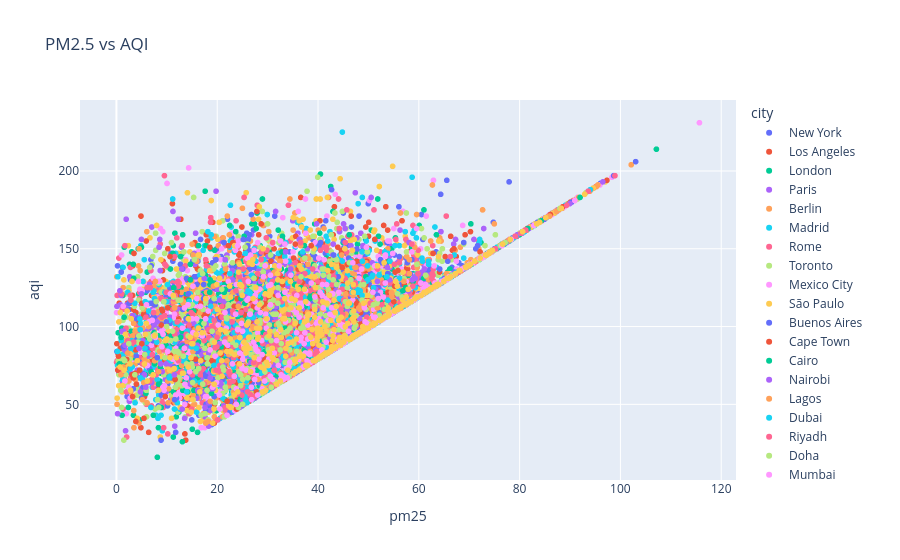

Here is the notebook cell this chart was saved with:
### Code cell
# Interactive Visualizations
fig = px.scatter(
    df,
    x='pm25',
    y='aqi',
    color='city',
    title='PM2.5 vs AQI'
)

fig.show()

### Figure 1 — Plotly figure (JSON) as saved in the notebook; plotly's stock layout.template omitted (floating-point values rounded to 4 significant figures; data arrays with more than 128 entries replaced by an {"elided": "..."} marker saying what was removed)
{"data": [{"hovertemplate": "city=New York<br>pm25=%{x}<br>aqi=%{y}<extra></extra>", "legendgroup": "New York", "marker": {"color": "#636efa", "symbol": "circle"}, "mode": "markers", "name": "New York", "showlegend": true, "type": "scattergl", "x": {"elided": "360 float values"}, "xaxis": "x", "y": {"elided": "360 int values"}, "yaxis": "y"}, {"hovertemplate": "city=Los Angeles<br>pm25=%{x}<br>aqi=%{y}<extra></extra>", "legendgroup": "Los Angeles", "marker": {"color": "#EF553B", "symbol": "circle"}, "mode": "markers", "name": "Los Angeles", "showlegend": true, "type": "scattergl", "x": {"elided": "360 float values"}, "xaxis": "x", "y": {"elided": "360 int values"}, "yaxis": "y"}, {"hovertemplate": "city=London<br>pm25=%{x}<br>aqi=%{y}<extra></extra>", "legendgroup": "London", "marker": {"color": "#00cc96", "symbol": "circle"}, "mode": "markers", "name": "London", "showlegend": true, "type": "scattergl", "x": {"elided": "360 float values"}, "xaxis": "x", "y": {"elided": "360 int values"}, "yaxis": "y"}, {"hovertemplate": "city=Paris<br>pm25=%{x}<br>aqi=%{y}<extra></extra>", "legendgroup": "Paris", "marker": {"color": "#ab63fa", "symbol": "circle"}, "mode": "markers", "name": "Paris", "showlegend": true, "type": "scattergl", "x": {"elided": "360 float values"}, "xaxis": "x", "y": {"elided": "360 int values"}, "yaxis": "y"}, {"hovertemplate": "city=Berlin<br>pm25=%{x}<br>aqi=%{y}<extra></extra>", "legendgroup": "Berlin", "marker": {"color": "#FFA15A", "symbol": "circle"}, "mode": "markers", "name": "Berlin", "showlegend": true, "type": "scattergl", "x": {"elided": "360 float values"}, "xaxis": "x", "y": {"elided": "360 int values"}, "yaxis": "y"}, {"hovertemplate": "city=Madrid<br>pm25=%{x}<br>aqi=%{y}<extra></extra>", "legendgroup": "Madrid", "marker": {"color": "#19d3f3", "symbol": "circle"}, "mode": "markers", "name": "Madrid", "showlegend": true, "type": "scattergl", "x": {"elided": "360 float values"}, "xaxis": "x", "y": {"elided": "360 int values"}, "yaxis": "y"}, {"hovertemplate": "city=Rome<br>pm25=%{x}<br>aqi=%{y}<extra></extra>", "legendgroup": "Rome", "marker": {"color": "#FF6692", "symbol": "circle"}, "mode": "markers", "name": "Rome", "showlegend": true, "type": "scattergl", "x": {"elided": "360 float values"}, "xaxis": "x", "y": {"elided": "360 int values"}, "yaxis": "y"}, {"hovertemplate": "city=Toronto<br>pm25=%{x}<br>aqi=%{y}<extra></extra>", "legendgroup": "Toronto", "marker": {"color": "#B6E880", "symbol": "circle"}, "mode": "markers", "name": "Toronto", "showlegend": true, "type": "scattergl", "x": {"elided": "360 float values"}, "xaxis": "x", "y": {"elided": "360 int values"}, "yaxis": "y"}, {"hovertemplate": "city=Mexico City<br>pm25=%{x}<br>aqi=%{y}<extra></extra>", "legendgroup": "Mexico City", "marker": {"color": "#FF97FF", "symbol": "circle"}, "mode": "markers", "name": "Mexico City", "showlegend": true, "type": "scattergl", "x": {"elided": "360 float values"}, "xaxis": "x", "y": {"elided": "360 int values"}, "yaxis": "y"}, {"hovertemplate": "city=São Paulo<br>pm25=%{x}<br>aqi=%{y}<extra></extra>", "legendgroup": "São Paulo", "marker": {"color": "#FECB52", "symbol": "circle"}, "mode": "markers", "name": "São Paulo", "showlegend": true, "type": "scattergl", "x": {"elided": "360 float values"}, "xaxis": "x", "y": {"elided": "360 int values"}, "yaxis": "y"}, {"hovertemplate": "city=Buenos Aires<br>pm25=%{x}<br>aqi=%{y}<extra></extra>", "legendgroup": "Buenos Aires", "marker": {"color": "#636efa", "symbol": "circle"}, "mode": "markers", "name": "Buenos Aires", "showlegend": true, "type": "scattergl", "x": {"elided": "360 float values"}, "xaxis": "x", "y": {"elided": "360 int values"}, "yaxis": "y"}, {"hovertemplate": "city=Cape Town<br>pm25=%{x}<br>aqi=%{y}<extra></extra>", "legendgroup": "Cape Town", "marker": {"color": "#EF553B", "symbol": "circle"}, "mode": "markers", "name": "Cape Town", "showlegend": true, "type": "scattergl", "x": {"elided": "360 float values"}, "xaxis": "x", "y": {"elided": "360 int values"}, "yaxis": "y"}, {"hovertemplate": "city=Cairo<br>pm25=%{x}<br>aqi=%{y}<extra></extra>", "legendgroup": "Cairo", "marker": {"color": "#00cc96", "symbol": "circle"}, "mode": "markers", "name": "Cairo", "showlegend": true, "type": "scattergl", "x": {"elided": "360 float values"}, "xaxis": "x", "y": {"elided": "360 int values"}, "yaxis": "y"}, {"hovertemplate": "city=Nairobi<br>pm25=%{x}<br>aqi=%{y}<extra></extra>", "legendgroup": "Nairobi", "marker": {"color": "#ab63fa", "symbol": "circle"}, "mode": "markers", "name": "Nairobi", "showlegend": true, "type": "scattergl", "x": {"elided": "360 float values"}, "xaxis": "x", "y": {"elided": "360 int values"}, "yaxis": "y"}, {"hovertemplate": "city=Lagos<br>pm25=%{x}<br>aqi=%{y}<extra></extra>", "legendgroup": "Lagos", "marker": {"color": "#FFA15A", "symbol": "circle"}, "mode": "markers", "name": "Lagos", "showlegend": true, "type": "scattergl", "x": {"elided": "360 float values"}, "xaxis": "x", "y": {"elided": "360 int values"}, "yaxis": "y"}, {"hovertemplate": "city=Dubai<br>pm25=%{x}<br>aqi=%{y}<extra></extra>", "legendgroup": "Dubai", "marker": {"color": "#19d3f3", "symbol": "circle"}, "mode": "markers", "name": "Dubai", "showlegend": true, "type": "scattergl", "x": {"elided": "360 float values"}, "xaxis": "x", "y": {"elided": "360 int values"}, "yaxis": "y"}, {"hovertemplate": "city=Riyadh<br>pm25=%{x}<br>aqi=%{y}<extra></extra>", "legendgroup": "Riyadh", "marker": {"color": "#FF6692", "symbol": "circle"}, "mode": "markers", "name": "Riyadh", "showlegend": true, "type": "scattergl", "x": {"elided": "360 float values"}, "xaxis": "x", "y": {"elided": "360 int values"}, "yaxis": "y"}, {"hovertemplate": "city=Doha<br>pm25=%{x}<br>aqi=%{y}<extra></extra>", "legendgroup": "Doha", "marker": {"color": "#B6E880", "symbol": "circle"}, "mode": "markers", "name": "Doha", "showlegend": true, "type": "scattergl", "x": {"elided": "360 float values"}, "xaxis": "x", "y": {"elided": "360 int values"}, "yaxis": "y"}, {"hovertemplate": "city=Mumbai<br>pm25=%{x}<br>aqi=%{y}<extra></extra>", "legendgroup": "Mumbai", "marker": {"color": "#FF97FF", "symbol": "circle"}, "mode": "markers", "name": "Mumbai", "showlegend": true, "type": "scattergl", "x": {"elided": "360 float values"}, "xaxis": "x", "y": {"elided": "360 int values"}, "yaxis": "y"}, {"hovertemplate": "city=Delhi<br>pm25=%{x}<br>aqi=%{y}<extra></extra>", "legendgroup": "Delhi", "marker": {"color": "#FECB52", "symbol": "circle"}, "mode": "markers", "name": "Delhi", "showlegend": true, "type": "scattergl", "x": {"elided": "360 float values"}, "xaxis": "x", "y": {"elided": "360 int values"}, "yaxis": "y"}, {"hovertemplate": "city=Bengaluru<br>pm25=%{x}<br>aqi=%{y}<extra></extra>", "legendgroup": "Bengaluru", "marker": {"color": "#636efa", "symbol": "circle"}, "mode": "markers", "name": "Bengaluru", "showlegend": true, "type": "scattergl", "x": {"elided": "360 float values"}, "xaxis": "x", "y": {"elided": "360 int values"}, "yaxis": "y"}, {"hovertemplate": "city=Kolkata<br>pm25=%{x}<br>aqi=%{y}<extra></extra>", "legendgroup": "Kolkata", "marker": {"color": "#EF553B", "symbol": "circle"}, "mode": "markers", "name": "Kolkata", "showlegend": true, "type": "scattergl", "x": {"elided": "360 float values"}, "xaxis": "x", "y": {"elided": "360 int values"}, "yaxis": "y"}, {"hovertemplate": "city=Chennai<br>pm25=%{x}<br>aqi=%{y}<extra></extra>", "legendgroup": "Chennai", "marker": {"color": "#00cc96", "symbol": "circle"}, "mode": "markers", "name": "Chennai", "showlegend": true, "type": "scattergl", "x": {"elided": "360 float values"}, "xaxis": "x", "y": {"elided": "360 int values"}, "yaxis": "y"}, {"hovertemplate": "city=Tokyo<br>pm25=%{x}<br>aqi=%{y}<extra></extra>", "legendgroup": "Tokyo", "marker": {"color": "#ab63fa", "symbol": "circle"}, "mode": "markers", "name": "Tokyo", "showlegend": true, "type": "scattergl", "x": {"elided": "360 float values"}, "xaxis": "x", "y": {"elided": "360 int values"}, "yaxis": "y"}, {"hovertemplate": "city=Osaka<br>pm25=%{x}<br>aqi=%{y}<extra></extra>", "legendgroup": "Osaka", "marker": {"color": "#FFA15A", "symbol": "circle"}, "mode": "markers", "name": "Osaka", "showlegend": true, "type": "scattergl", "x": {"elided": "360 float values"}, "xaxis": "x", "y": {"elided": "360 int values"}, "yaxis": "y"}, {"hovertemplate": "city=Seoul<br>pm25=%{x}<br>aqi=%{y}<extra></extra>", "legendgroup": "Seoul", "marker": {"color": "#19d3f3", "symbol": "circle"}, "mode": "markers", "name": "Seoul", "showlegend": true, "type": "scattergl", "x": {"elided": "360 float values"}, "xaxis": "x", "y": {"elided": "360 int values"}, "yaxis": "y"}, {"hovertemplate": "city=Beijing<br>pm25=%{x}<br>aqi=%{y}<extra></extra>", "legendgroup": "Beijing", "marker": {"color": "#FF6692", "symbol": "circle"}, "mode": "markers", "name": "Beijing", "showlegend": true, "type": "scattergl", "x": {"elided": "360 float values"}, "xaxis": "x", "y": {"elided": "360 int values"}, "yaxis": "y"}, {"hovertemplate": "city=Shanghai<br>pm25=%{x}<br>aqi=%{y}<extra></extra>", "legendgroup": "Shanghai", "marker": {"color": "#B6E880", "symbol": "circle"}, "mode": "markers", "name": "Shanghai", "showlegend": true, "type": "scattergl", "x": {"elided": "360 float values"}, "xaxis": "x", "y": {"elided": "360 int values"}, "yaxis": "y"}, {"hovertemplate": "city=Hong Kong<br>pm25=%{x}<br>aqi=%{y}<extra></extra>", "legendgroup": "Hong Kong", "marker": {"color": "#FF97FF", "symbol": "circle"}, "mode": "markers", "name": "Hong Kong", "showlegend": true, "type": "scattergl", "x": {"elided": "360 float values"}, "xaxis": "x", "y": {"elided": "360 int values"}, "yaxis": "y"}, {"hovertemplate": "city=Singapore<br>pm25=%{x}<br>aqi=%{y}<extra></extra>", "legendgroup": "Singapore", "marker": {"color": "#FECB52", "symbol": "circle"}, "mode": "markers", "name": "Singapore", "showlegend": true, "type": "scattergl", "x": {"elided": "360 float values"}, "xaxis": "x", "y": {"elided": "360 int values"}, "yaxis": "y"}, {"hovertemplate": "city=Bangkok<br>pm25=%{x}<br>aqi=%{y}<extra></extra>", "legendgroup": "Bangkok", "marker": {"color": "#636efa", "symbol": "circle"}, "mode": "markers", "name": "Bangkok", "showlegend": true, "type": "scattergl", "x": {"elided": "360 float values"}, "xaxis": "x", "y": {"elided": "360 int values"}, "yaxis": "y"}, {"hovertemplate": "city=Kuala Lumpur<br>pm25=%{x}<br>aqi=%{y}<extra></extra>", "legendgroup": "Kuala Lumpur", "marker": {"color": "#EF553B", "symbol": "circle"}, "mode": "markers", "name": "Kuala Lumpur", "showlegend": true, "type": "scattergl", "x": {"elided": "360 float values"}, "xaxis": "x", "y": {"elided": "360 int values"}, "yaxis": "y"}, {"hovertemplate": "city=Jakarta<br>pm25=%{x}<br>aqi=%{y}<extra></extra>", "legendgroup": "Jakarta", "marker": {"color": "#00cc96", "symbol": "circle"}, "mode": "markers", "name": "Jakarta", "showlegend": true, "type": "scattergl", "x": {"elided": "360 float values"}, "xaxis": "x", "y": {"elided": "360 int values"}, "yaxis": "y"}, {"hovertemplate": "city=Sydney<br>pm25=%{x}<br>aqi=%{y}<extra></extra>", "legendgroup": "Sydney", "marker": {"color": "#ab63fa", "symbol": "circle"}, "mode": "markers", "name": "Sydney", "showlegend": true, "type": "scattergl", "x": {"elided": "360 float values"}, "xaxis": "x", "y": {"elided": "360 int values"}, "yaxis": "y"}, {"hovertemplate": "city=Melbourne<br>pm25=%{x}<br>aqi=%{y}<extra></extra>", "legendgroup": "Melbourne", "marker": {"color": "#FFA15A", "symbol": "circle"}, "mode": "markers", "name": "Melbourne", "showlegend": true, "type": "scattergl", "x": {"elided": "360 float values"}, "xaxis": "x", "y": {"elided": "360 int values"}, "yaxis": "y"}, {"hovertemplate": "city=Auckland<br>pm25=%{x}<br>aqi=%{y}<extra></extra>", "legendgroup": "Auckland", "marker": {"color": "#19d3f3", "symbol": "circle"}, "mode": "markers", "name": "Auckland", "showlegend": true, "type": "scattergl", "x": {"elided": "360 float values"}, "xaxis": "x", "y": {"elided": "360 int values"}, "yaxis": "y"}, {"hovertemplate": "city=Moscow<br>pm25=%{x}<br>aqi=%{y}<extra></extra>", "legendgroup": "Moscow", "marker": {"color": "#FF6692", "symbol": "circle"}, "mode": "markers", "name": "Moscow", "showlegend": true, "type": "scattergl", "x": {"elided": "360 float values"}, "xaxis": "x", "y": {"elided": "360 int values"}, "yaxis": "y"}, {"hovertemplate": "city=Istanbul<br>pm25=%{x}<br>aqi=%{y}<extra></extra>", "legendgroup": "Istanbul", "marker": {"color": "#B6E880", "symbol": "circle"}, "mode": "markers", "name": "Istanbul", "showlegend": true, "type": "scattergl", "x": {"elided": "360 float values"}, "xaxis": "x", "y": {"elided": "360 int values"}, "yaxis": "y"}, {"hovertemplate": "city=Tehran<br>pm25=%{x}<br>aqi=%{y}<extra></extra>", "legendgroup": "Tehran", "marker": {"color": "#FF97FF", "symbol": "circle"}, "mode": "markers", "name": "Tehran", "showlegend": true, "type": "scattergl", "x": {"elided": "360 float values"}, "xaxis": "x", "y": {"elided": "360 int values"}, "yaxis": "y"}, {"hovertemplate": "city=Karachi<br>pm25=%{x}<br>aqi=%{y}<extra></extra>", "legendgroup": "Karachi", "marker": {"color": "#FECB52", "symbol": "circle"}, "mode": "markers", "name": "Karachi", "showlegend": true, "type": "scattergl", "x": {"elided": "360 float values"}, "xaxis": "x", "y": {"elided": "360 int values"}, "yaxis": "y"}, {"hovertemplate": "city=Manila<br>pm25=%{x}<br>aqi=%{y}<extra></extra>", "legendgroup": "Manila", "marker": {"color": "#636efa", "symbol": "circle"}, "mode": "markers", "name": "Manila", "showlegend": true, "type": "scattergl", "x": {"elided": "360 float values"}, "xaxis": "x", "y": {"elided": "360 int values"}, "yaxis": "y"}, {"hovertemplate": "city=Ho Chi Minh City<br>pm25=%{x}<br>aqi=%{y}<extra></extra>", "legendgroup": "Ho Chi Minh City", "marker": {"color": "#EF553B", "symbol": "circle"}, "mode": "markers", "name": "Ho Chi Minh City", "showlegend": true, "type": "scattergl", "x": {"elided": "360 float values"}, "xaxis": "x", "y": {"elided": "360 int values"}, "yaxis": "y"}, {"hovertemplate": "city=San Francisco<br>pm25=%{x}<br>aqi=%{y}<extra></extra>", "legendgroup": "San Francisco", "marker": {"color": "#00cc96", "symbol": "circle"}, "mode": "markers", "name": "San Francisco", "showlegend": true, "type": "scattergl", "x": {"elided": "360 float values"}, "xaxis": "x", "y": {"elided": "360 int values"}, "yaxis": "y"}, {"hovertemplate": "city=Chicago<br>pm25=%{x}<br>aqi=%{y}<extra></extra>", "legendgroup": "Chicago", "marker": {"color": "#ab63fa", "symbol": "circle"}, "mode": "markers", "name": "Chicago", "showlegend": true, "type": "scattergl", "x": {"elided": "360 float values"}, "xaxis": "x", "y": {"elided": "360 int values"}, "yaxis": "y"}, {"hovertemplate": "city=Houston<br>pm25=%{x}<br>aqi=%{y}<extra></extra>", "legendgroup": "Houston", "marker": {"color": "#FFA15A", "symbol": "circle"}, "mode": "markers", "name": "Houston", "showlegend": true, "type": "scattergl", "x": {"elided": "360 float values"}, "xaxis": "x", "y": {"elided": "360 int values"}, "yaxis": "y"}, {"hovertemplate": "city=Vancouver<br>pm25=%{x}<br>aqi=%{y}<extra></extra>", "legendgroup": "Vancouver", "marker": {"color": "#19d3f3", "symbol": "circle"}, "mode": "markers", "name": "Vancouver", "showlegend": true, "type": "scattergl", "x": {"elided": "360 float values"}, "xaxis": "x", "y": {"elided": "360 int values"}, "yaxis": "y"}, {"hovertemplate": "city=Warsaw<br>pm25=%{x}<br>aqi=%{y}<extra></extra>", "legendgroup": "Warsaw", "marker": {"color": "#FF6692", "symbol": "circle"}, "mode": "markers", "name": "Warsaw", "showlegend": true, "type": "scattergl", "x": {"elided": "360 float values"}, "xaxis": "x", "y": {"elided": "360 int values"}, "yaxis": "y"}, {"hovertemplate": "city=Stockholm<br>pm25=%{x}<br>aqi=%{y}<extra></extra>", "legendgroup": "Stockholm", "marker": {"color": "#B6E880", "symbol": "circle"}, "mode": "markers", "name": "Stockholm", "showlegend": true, "type": "scattergl", "x": {"elided": "360 float values"}, "xaxis": "x", "y": {"elided": "360 int values"}, "yaxis": "y"}, {"hovertemplate": "city=Helsinki<br>pm25=%{x}<br>aqi=%{y}<extra></extra>", "legendgroup": "Helsinki", "marker": {"color": "#FF97FF", "symbol": "circle"}, "mode": "markers", "name": "Helsinki", "showlegend": true, "type": "scattergl", "x": {"elided": "360 float values"}, "xaxis": "x", "y": {"elided": "360 int values"}, "yaxis": "y"}, {"hovertemplate": "city=Zurich<br>pm25=%{x}<br>aqi=%{y}<extra></extra>", "legendgroup": "Zurich", "marker": {"color": "#FECB52", "symbol": "circle"}, "mode": "markers", "name": "Zurich", "showlegend": true, "type": "scattergl", "x": {"elided": "360 float values"}, "xaxis": "x", "y": {"elided": "360 int values"}, "yaxis": "y"}], "layout": {"legend": {"title": {"text": "city"}, "tracegroupgap": 0}, "title": {"text": "PM2.5 vs AQI"}, "xaxis": {"anchor": "y", "domain": [0, 1], "title": {"text": "pm25"}}, "yaxis": {"anchor": "x", "domain": [0, 1], "title": {"text": "aqi"}}}}
